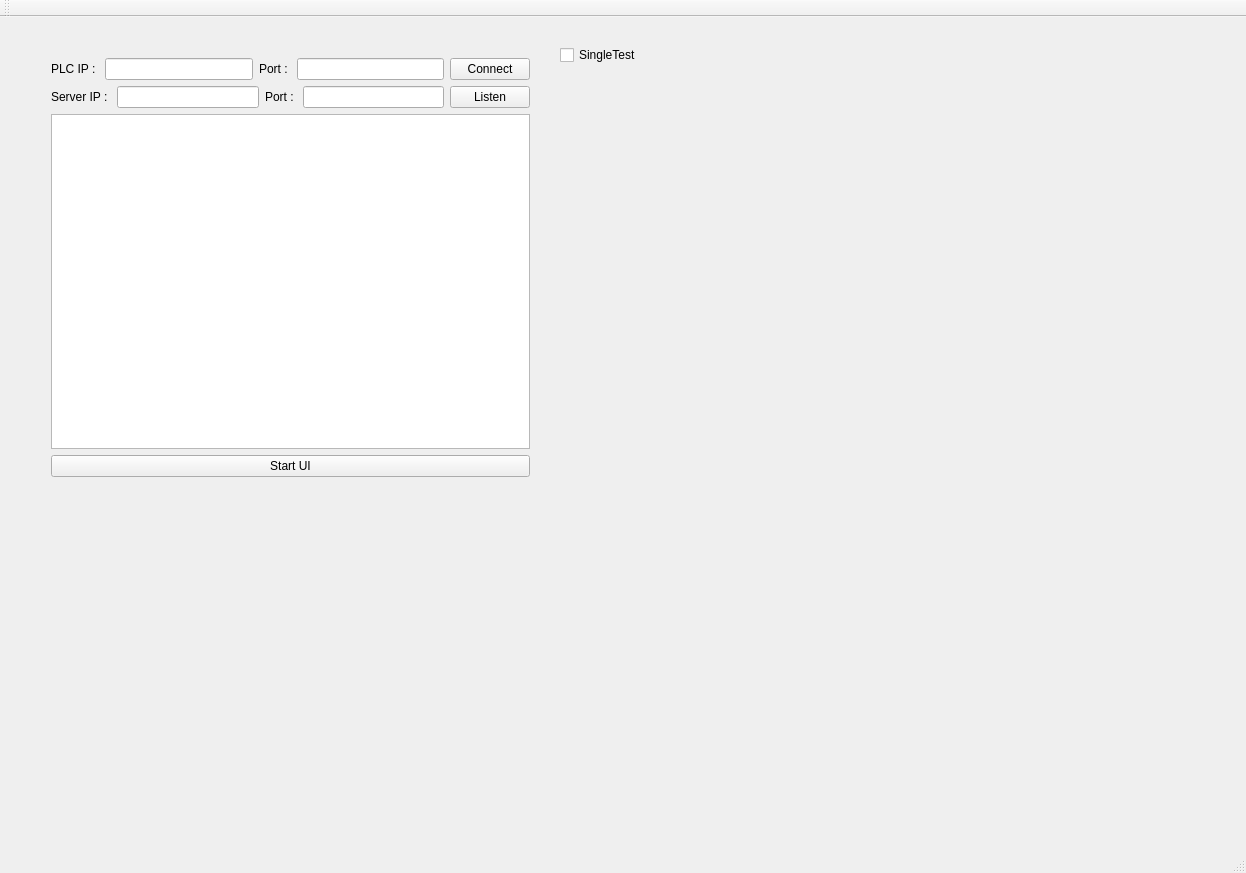
<?xml version="1.0" encoding="UTF-8"?>
<ui version="4.0">
 <class>RobotStoreClass</class>
 <widget class="QMainWindow" name="RobotStoreClass">
  <property name="geometry">
   <rect>
    <x>0</x>
    <y>0</y>
    <width>1246</width>
    <height>873</height>
   </rect>
  </property>
  <property name="windowTitle">
   <string>RobotStore</string>
  </property>
  <widget class="QWidget" name="centralWidget">
   <widget class="QWidget" name="layoutWidget">
    <property name="geometry">
     <rect>
      <x>40</x>
      <y>30</y>
      <width>501</width>
      <height>441</height>
     </rect>
    </property>
    <layout class="QGridLayout" name="gridLayout">
     <item row="0" column="0">
      <layout class="QHBoxLayout" name="horizontalLayout">
       <item>
        <widget class="QLabel" name="label">
         <property name="text">
          <string>PLC IP : </string>
         </property>
        </widget>
       </item>
       <item>
        <widget class="QLineEdit" name="plcIP"/>
       </item>
       <item>
        <widget class="QLabel" name="label_2">
         <property name="text">
          <string>Port : </string>
         </property>
        </widget>
       </item>
       <item>
        <widget class="QLineEdit" name="plcPort"/>
       </item>
       <item>
        <widget class="QPushButton" name="connectBtn">
         <property name="text">
          <string>Connect</string>
         </property>
        </widget>
       </item>
      </layout>
     </item>
     <item row="1" column="0">
      <layout class="QHBoxLayout" name="horizontalLayout_2">
       <item>
        <widget class="QLabel" name="label_4">
         <property name="text">
          <string>Server IP : </string>
         </property>
        </widget>
       </item>
       <item>
        <widget class="QLineEdit" name="serverIP"/>
       </item>
       <item>
        <widget class="QLabel" name="label_3">
         <property name="text">
          <string>Port : </string>
         </property>
        </widget>
       </item>
       <item>
        <widget class="QLineEdit" name="serverPort"/>
       </item>
       <item>
        <widget class="QPushButton" name="listenBtn">
         <property name="text">
          <string>Listen</string>
         </property>
        </widget>
       </item>
      </layout>
     </item>
     <item row="2" column="0">
      <widget class="QTextBrowser" name="tcpMessage"/>
     </item>
     <item row="3" column="0">
      <widget class="QPushButton" name="uiStartBtn">
       <property name="text">
        <string>Start UI</string>
       </property>
      </widget>
     </item>
    </layout>
   </widget>
   <widget class="QCheckBox" name="cbSingleTest">
    <property name="geometry">
     <rect>
      <x>560</x>
      <y>30</y>
      <width>83</width>
      <height>16</height>
     </rect>
    </property>
    <property name="text">
     <string>SingleTest</string>
    </property>
   </widget>
  </widget>
  <widget class="QMenuBar" name="menuBar">
   <property name="geometry">
    <rect>
     <x>0</x>
     <y>0</y>
     <width>1246</width>
     <height>21</height>
    </rect>
   </property>
  </widget>
  <widget class="QToolBar" name="mainToolBar">
   <attribute name="toolBarArea">
    <enum>TopToolBarArea</enum>
   </attribute>
   <attribute name="toolBarBreak">
    <bool>false</bool>
   </attribute>
  </widget>
  <widget class="QStatusBar" name="statusBar"/>
 </widget>
 <layoutdefault spacing="6" margin="11"/>
 <resources>
  <include location="robotstore.qrc"/>
 </resources>
 <connections/>
</ui>
